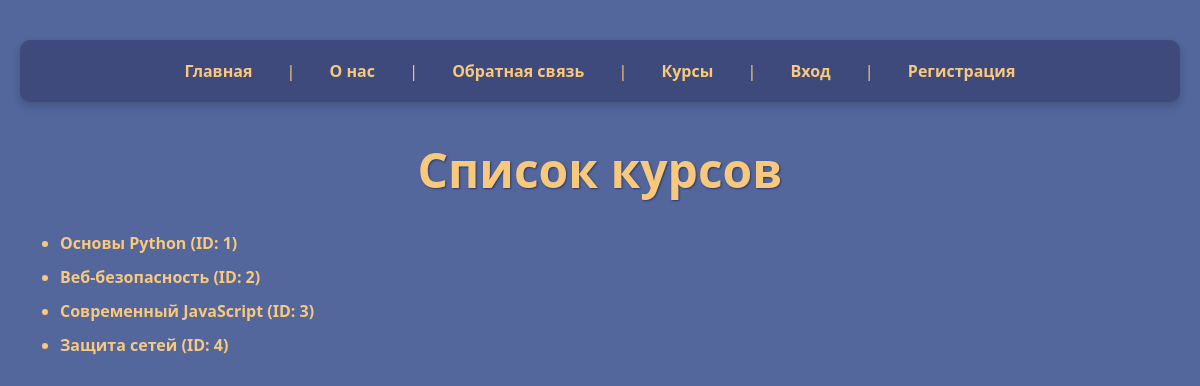
Page /course_list/ on the committed database.
### fefu_lab/models.py (models this page shows, shortened)
class Course(models.Model):
    LEVEL_CHOICES = [
        ('BEGINNER', 'Начальный'),
        ('INTERMEDIATE', 'Средний'),
        ('ADVANCED', 'Продвинутый'),
    ]
    title = models.CharField(max_length=200, unique=True, verbose_name='Название')
    slug = models.SlugField(unique=True, verbose_name='Слаг')
    description = models.TextField(verbose_name='Описание')
    duration = models.PositiveIntegerField(verbose_name='Продолжительность (часы)')
    instructor = models.ForeignKey(Instructor, on_delete=models.SET_NULL, null=True, blank=True, verbose_name='Преподаватель')
    level = models.CharField(max_length=20, choices=LEVEL_CHOICES, default='BEGINNER', verbose_name='Уровень')
    max_students = models.PositiveIntegerField(default=0, verbose_name='Максимальное количество студентов')
    price = models.DecimalField(max_digits=10, decimal_places=2, default=0, verbose_name='Цена')
    is_active = models.BooleanField(default=True, verbose_name='Активен')
    created_at = models.DateTimeField(auto_now_add=True, verbose_name='Дата создания')
    class Meta:
        verbose_name = 'Курс'
        verbose_name_plural = 'Курсы'
        ordering = ['title']

### fefu_lab/views.py (the view)
# urls.py: path('course_list/', views.course_list, name='course_list'),
def course_list(request):
    courses = Course.objects.all().order_by('id')
    return render(request, 'course_list.html', {
        'courses': courses,
        'title': 'Список курсов',
    })

### fefu_lab/template/course_list.html (shortened to what this page needs)
{% extends "base.html" %}
{% block heading %}{{ title }}{% endblock %}
{% block content %}
    <ul>
    {% for course in courses %}
        <li>
            <a href="{% url 'course_profile' course.slug %}">
                {{ course.title }} (ID: {{ course.id }})
            </a>
        </li>
    {% empty %}
        <li>Курсы не найдены.</li>
    {% endfor %}
    </ul>
{% endblock %}

### fefu_lab/static/css/style.css (style rules this page uses)
body { font-family: 'Segoe UI', Tahoma, Geneva, Verdana, sans-serif; background-color: #53679d; padding: 40px 20px; color: #F8C87C; text-align: left; margin: 0; min-height: 100vh; }
ul li { margin-bottom: 12px; font-size: 1rem; font-weight: 600; }
ul li a { color: #f8c87c; text-decoration: none; border-bottom: 2px solid transparent; transition: color 0.3s ease, border-color 0.3s ease; }

### rows in the picture
Course: title "Основы Python", id "1"
Course: title "Веб-безопасность", id "2"
Course: title "Современный JavaScript", id "3"
Course: title "Защита сетей", id "4"

### other values in the picture
{{ title }} "Список курсов"
